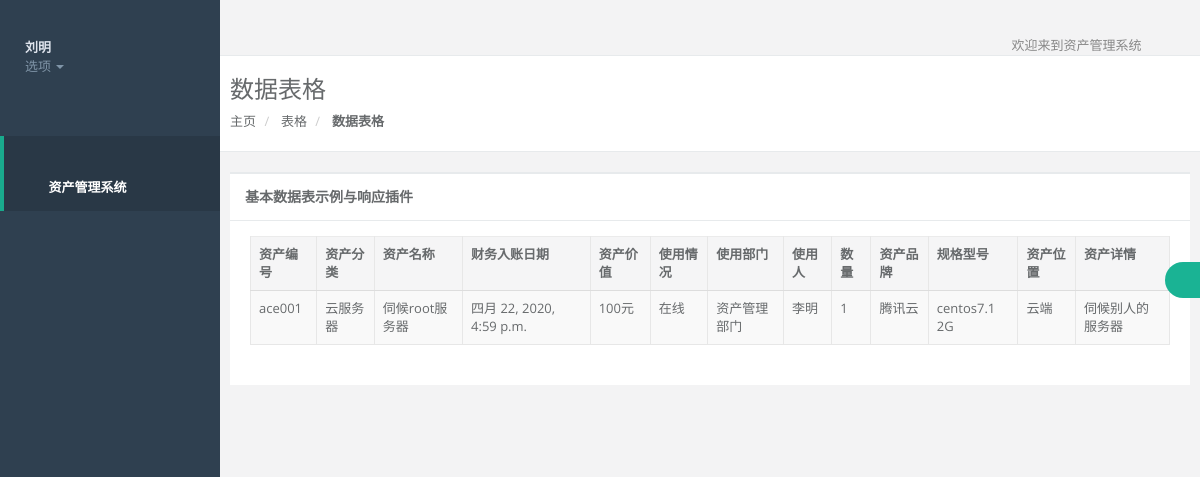
/asset/ (signed in), run on the app's committed database.
### ace/models.py (models this page shows, shortened)
class Asset(models.Model):
    asset_number=models.CharField(max_length=30,verbose_name='资产编号')
    asset_type=models.CharField(max_length=30,verbose_name='资产分类')
    asset_name=models.CharField(max_length=20,verbose_name='资产名称')
    asset_buyin_time=models.DateTimeField(verbose_name='财务入账日期')
    asset_value=models.CharField(max_length=20,verbose_name='资产价值')
    asset_state=models.CharField(max_length=10,verbose_name='使用情况',blank=True)
    asset_use_department=models.ForeignKey(Department,on_delete=models.CASCADE,blank=True)
    asset_user=models.CharField(max_length=20,verbose_name='使用人',blank=True)
    asset_count=models.CharField(max_length=20,verbose_name='数量')
    asset_brand=models.CharField(max_length=30,verbose_name='资产品牌',blank=True)
    asset_model=models.CharField(max_length=30,verbose_name='规格型号',blank=True)
    asset_location=models.CharField(max_length=40,verbose_name='资产位置',blank=True)
    asset_comments=models.TextField(blank=True,verbose_name='资产详情')
    class Meta:
        ordering=('-asset_buyin_time',)

class Department(models.Model):
    department_name=models.CharField(max_length=20,verbose_name='部门昵称')
    def __str__(self):
        return self.department_name

### ace/views.py (the view)
# urls.py: path('', views.index, name='index'),
def index(request):
    asset_list=Asset.objects.all().order_by('-asset_buyin_time')
    return render(request,'asset/index.html',context={'asset_list':asset_list})

### templates/asset/index.html (shortened to what this page needs)
{% extends 'base.html' %}
    {% block main %}
    <div class="row wrapper border-bottom white-bg page-heading">
                <div class="col-lg-10">
                    <h2>数据表格</h2>
                    <ol class="breadcrumb">
                        <li>
                            <a href="#">主页</a>
                        </li>
                        <li>
                            <a>表格</a>
                        </li>
                        <li class="active">
                            <strong>数据表格</strong>
                        </li>
                    </ol>
                </div>
                <div class="col-lg-2">
                </div>
            </div>
        <div class="wrapper wrapper-content animated fadeInRight">
            <div class="row">
                <div class="col-lg-12">
                <div class="ibox float-e-margins">
                    <div class="ibox-title">
                        <h5>基本数据表示例与响应插件</h5>
                        <div class="ibox-tools">
                            <a class="collapse-link">
                                <i class="fa fa-chevron-up"></i>
                            </a>
                            <a class="dropdown-toggle" data-toggle="dropdown" href="#">
                                <i class="fa fa-wrench"></i>
                            </a>
                            <a class="close-link">
                                <i class="fa fa-times"></i>
                            </a>
                        </div>
                    </div>
                    <div class="ibox-content">
                        <div class="table-responsive">
                    <table class="table table-striped table-bordered table-hover dataTables-example" >
                    <thead>
                    <tr>
                        <th>资产编号</th>
                        <th>资产分类</th>
                        <th>资产名称</th>
                        <th>财务入账日期</th>
                        <th>资产价值</th>
                        <th>使用情况</th>
                        <th>使用部门</th>
                        <th>使用人</th>
                        <th>数量</th>
                        <th>资产品牌</th>
                        <th>规格型号</th>
                        <th>资产位置</th>
                        <th>资产详情</th>
                    </tr>
                    </thead>
                    <tbody>
                    {% for asset in asset_list %}
                    {% if asset.asset_use_department.id == request.session.user_department %}
                    <tr class="gradeC">
                        <td>{{ asset.asset_number }}</td>
                        <td>{{ asset.asset_type }}</td>
                        <td>{{ asset.asset_name }}</td>
                        <td >{{ asset.asset_buyin_time }}</td>
                        <td >{{ asset.asset_value }}</td>
                        <td>{{ asset.asset_state }}</td>
                        <td>{{ asset.asset_use_department }}</td>
                        <td>{{ asset.asset_user }}</td>
                        <td>{{ asset.asset_count }}</td>
                        <td>{{ asset.asset_brand }}</td>
                        <td>{{ asset.asset_model }}</td>
                        <td>{{ asset.asset_location }}</td>
                        <td>{{ asset.asset_comments }}</td>
                    </tr>
                    {% endif %}
                    {% endfor %}
                    </table>
                        </div>
    {% endblock main %}

### data on the page
Asset: asset_number "ace001", asset_type "云服务器", asset_name "伺候root服务器", asset_buyin_time "四月 22, 2020, 4:59 p.m.", asset_value "100元", asset_state "在线", asset_use_department "资产管理部门", asset_user "李明", asset_count "1", asset_brand "腾讯云", asset_model "centos7.1 2G", asset_location "云端", asset_comments "伺候别人的服务器"

### other printed values
{{ request.session.user_name }} "刘明"
